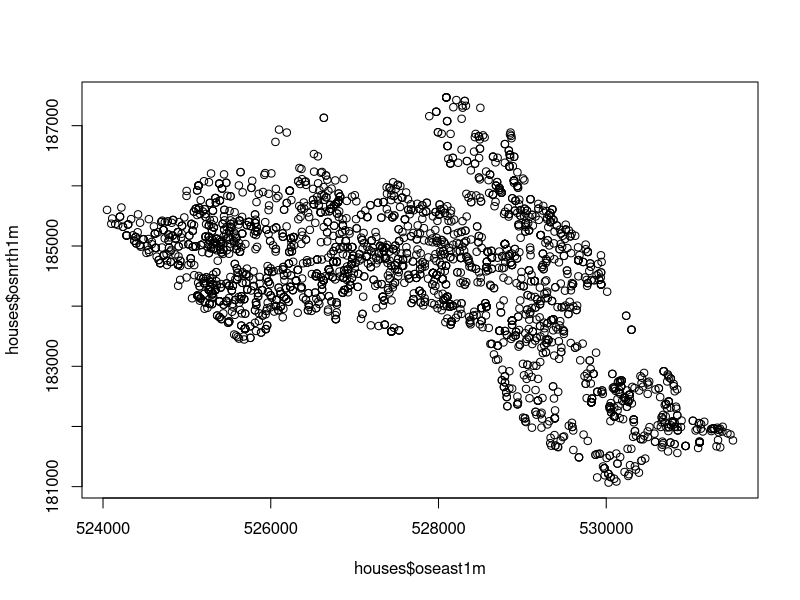

This chart was generated by the following R code: (Note: this script raises an error after producing the figure.)
# Mapping point data
# House price sales data
setwd('/home/tuomas/R/Projects/DATA.ML420/datasets')
houses = read.csv("Camdenhouse15.csv")
houses = houses[,c(1,2,8,9)]  # Keep the data simple 
plot(houses$oseast1m, houses$osnrth1m)

library("sp")

# create a House.Points spatial points data frame
House.Points = SpatialPointsDataFrame(houses[,3:4], houses, proj4string = CRS("+init=EPSG:27700"))

# This plots a blank base map, we have set the transparency of the borders to 0.4
tm_shape(OA.Census) + tm_borders(alpha=.4)

# We can now add on the points as an additional tm_shape layer in our map.
# To do this, we copy in the same code to make the base map, add on a plus symbol, 
# then enter the details for the points data. 
# The additional arguments for the points data can be summarised as:
#   tm_shape(polygon file) +
#   tm_borders(transparency = 40%) +
#   tm_shape(spatial points data frame) +
#   tm_dots(what variable is coloured, the colour palette and interval style)
# which is entered into R like this:

# creates a coloured dot map
tm_shape(OA.Census) + 
  tm_borders(alpha=.4) +
  tm_shape(House.Points) +
  tm_dots(col = "Price", palette = "Reds", style = "quantile")

# Creating proportional symbol maps
  # We can also create proportional symbols in tmap by replacing the tm_dots() function 
  # with the tm_bubbles() function. In the example below, the size and colours are 
  # both set as the price column.
tm_shape(OA.Census) +
  tm_borders(alpha=.4) +
  tm_shape(House.Points) +
  tm_bubbles(size = "Price", col = "Price", palette = "Blues", style = "quantile", legend.size.show = FALSE, title.col = "Price Paid (£)") +
  tm_layout(legend.text.size = 1.1, legend.title.size = 1.4, frame = FALSE)

# Combine the polygon map and the points 
  # We can also make the polygon shapefile display one of our census variables
  # as a choropleth map as shown below. Some more parameters can be added within the tm_bubbles()
  # function to create thin borders around the bubbles.
tm_shape(OA.Census) +
  tm_fill("Qualification", palette = "Reds", style = "quantile", title = "% Qualification") +
  tm_borders(alpha=.4) +tm_shape(House.Points) +
  tm_bubbles(size = "Price", col = "Price", palette = "Blues", style = "quantile", 
             legend.size.show = FALSE, title.col = "Price Paid (£)", border.col = "black", 
             border.lwd = 0.1, border.alpha = 0.1) +
  tm_layout(legend.text.size = 0.8, legend.title.size = 1.1, frame = FALSE)
